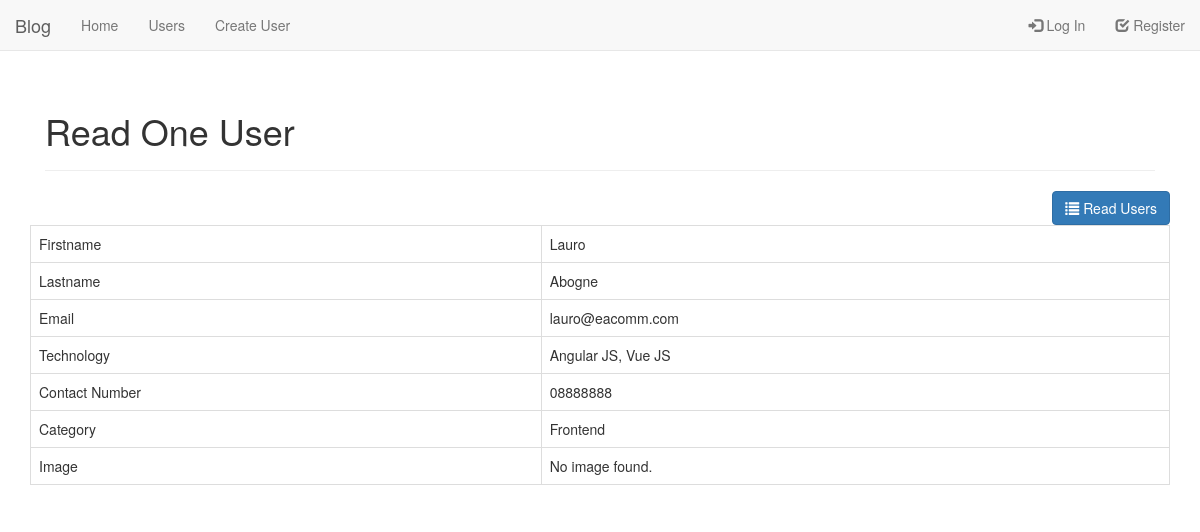
Screenshot of /read_one.php?id=2 with the database file from the repository.
### tables this page shows
CREATE TABLE `users` (
  `id` int(11) NOT NULL,
  `firstname` varchar(32) NOT NULL,
  `lastname` varchar(32) NOT NULL,
  `email` varchar(64) NOT NULL,
  `contact_number` varchar(64) NOT NULL,
  `address` text NOT NULL,
  `category_id` int(11) NOT NULL,
  `technology` varchar(255) NOT NULL,
  `image` varchar(255) NOT NULL,
  `password` varchar(512) NOT NULL,
  `access_level` varchar(16) NOT NULL,
  `access_code` text NOT NULL,
  `status` int(11) NOT NULL COMMENT '0=pending,1=confirmed',
  `created` datetime NOT NULL,
  `modified` timestamp NOT NULL DEFAULT CURRENT_TIMESTAMP ON UPDATE CURRENT_TIMESTAMP
);

CREATE TABLE `categories` (
  `id` int(11) NOT NULL,
  `name` varchar(255) NOT NULL
);

### objects/user.php (called while the page is built, shortened)
<?php
class User {
  private $conn;
  private $table_name = "users";
  public $id;
  public function __construct($db) {
    $this->conn = $db;
  }
  function readOne() {
    $query = "SELECT
                firstname, lastname, email, technology, category_id, contact_number, image
              FROM
              " . $this->table_name . "
              WHERE id = ?
              LIMIT
                 0,1";
    $stmt = $this->conn->prepare($query);
    $stmt->bindParam(1, $this->id);
    $stmt->execute();
    $row = $stmt->fetch(PDO::FETCH_ASSOC);
    $this->firstname = $row['firstname'];
    $this->lastname = $row['lastname'];
    $this->email = $row['email'];
    $this->technology = $row['technology'];
    $this->contact_number = $row['contact_number'];
    $this->image = $row['image'];
  }
}
 ?>

### objects/category.php (called while the page is built, shortened)
<?php
class Category {
  private $conn;
  private $table_name = "categories";
  public $id;
  public function __construct($db) {
    $this->conn = $db;
  }
  function readName() {
    $query = "SELECT name FROM " . $this->table_name . " WHERE id = ? LIMIT 0,1";
    $stmt = $this->conn->prepare($query);
    $stmt->bindParam(1, $this->id);
    $stmt->execute();
    $row = $stmt->fetch(PDO::FETCH_ASSOC);
    $this->name = $row['name'];
  }
}
 ?>

### read_one.php (the view, shortened to what this page needs)
<?php
$id = isset($_GET['id']) ? $_GET['id'] : die('ERROR: missing ID.');
include_once 'objects/user.php';
include_once 'objects/category.php';
$database = new Database();
$db = $database->getConnection();
$user = new User($db);
$category = new Category($db);
$user->id = $id;
$user->readOne();
include_once 'layout_head.php';
echo "<div class='right-button-margin'>";
  echo "<a href='index.php' class='btn btn-primary pull-right'>";
    echo "<span class='glyphicon glyphicon-list'></span> Read Users";
  echo "</a>";
echo "</div>";
echo "<table class='table table-hover table-responsive table-bordered'>";
    echo "<tr>";
      echo "<td>Firstname</td>";
      echo "<td>{$user->firstname}</td>";
    echo "</tr>";
    echo "<tr>";
      echo "<td>Lastname</td>";
      echo "<td>{$user->lastname}</td>";
    echo "</tr>";
    echo "<tr>";
      echo "<td>Email</td>";
      echo "<td>{$user->email}</td>";
    echo "</tr>";
    echo "<tr>";
      echo "<td>Technology</td>";
      echo "<td>{$user->technology}</td>";
    echo "</tr>";
    echo "<tr>";
      echo "<td>Contact Number</td>";
      echo "<td>{$user->contact_number}</td>";
    echo "</tr>";
    echo "<tr>";
      echo "<td>Category</td>";
      echo "<td>";
        $category->id = $user->category_id;
        $category->readName();
        echo $category->name;
      echo "</td>";
    echo "</tr>";
    echo "<tr>";
      echo "<td>Image</td>";
      echo "<td>";
        echo $user->image ? "<img src = 'uploads/{$product->image}' style='width:300px;' /> " : "No image found.";
      echo "</td>";
    echo "</tr>";
echo "</table>";
include_once 'layout_head.php';
 ?>

### rows the page displays
users: firstname "Lauro", lastname "Abogne", email "lauro@eacomm.com", technology "Angular JS, Vue JS", contact_number "08888888"
categories: name "Frontend"

### other values shown
$page_title "Read One User"
